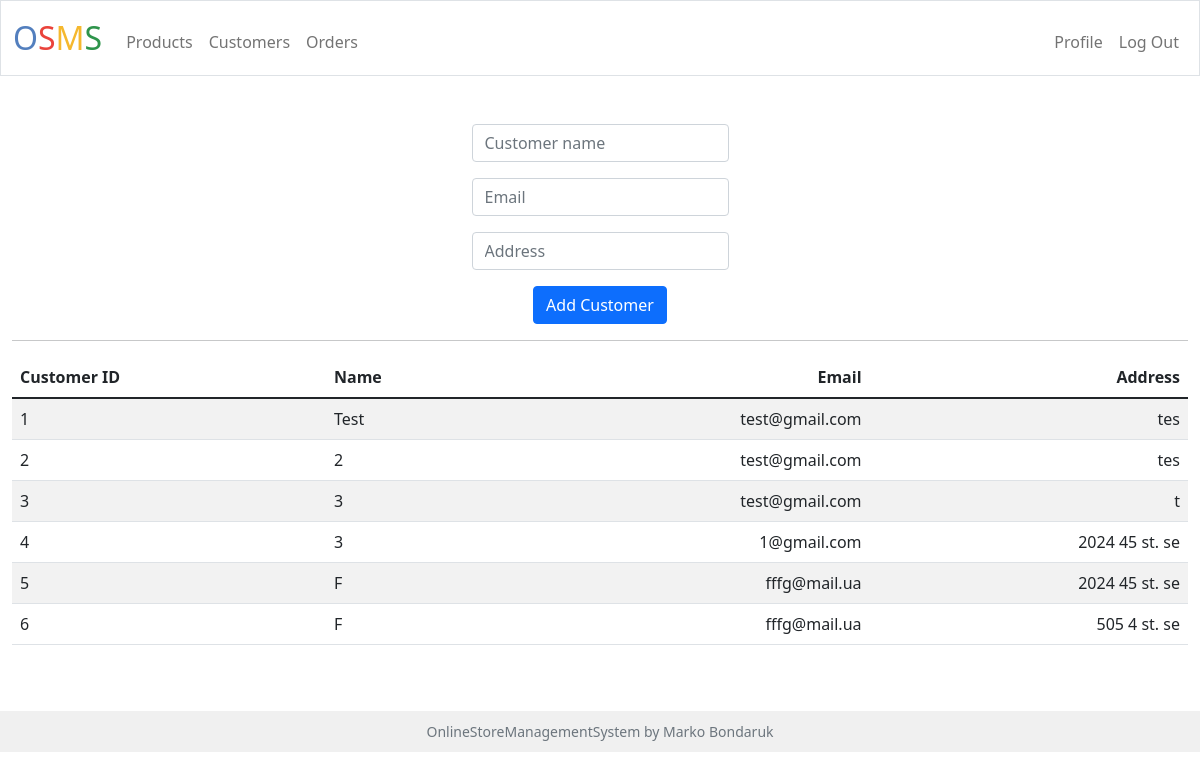
/customers (signed in), run on the app's committed database.
### tables this page shows
CREATE TABLE customers (
        id INTEGER PRIMARY KEY,
        user_id INTEGER NOT NULL,
        name TEXT NOT NULL,
        email TEXT NOT NULL,
        address TEXT NOT NULL,
        FOREIGN KEY(user_id) REFERENCES users(id)
    );

### project.py (the view)
@app.route("/customers", methods=["GET", "POST"])
@login_required
def customers():
    cursor = get_cursor()
    cursor.execute("SELECT * FROM customers WHERE user_id = ?", (session["user_id"],))
    customers = cursor.fetchall()
    status = False
    if len(customers) == 0:
        status = True
    if request.method == "POST":
        name = request.form.get("customername").lower().strip()
        if not name:
            return render_template("customers.html", name_empty = True, customers=customers, empty_list = status)
        email = request.form.get("email").lower()
        if not is_valid_email(email):
            return render_template("customers.html", error_email = True, customers=customers, empty_list = status)
        address = request.form.get("address").lower()
        if not address:
            return render_template("customers.html", error_address = True, customers=customers, empty_list = status)
        cursor.execute("INSERT INTO customers (user_id, name, email, address) VALUES (?, ?, ?, ?)",
                        (session["user_id"], name, email, address))
        cursor.connection.commit()
        cursor.execute("SELECT * FROM customers WHERE user_id = ?", (session["user_id"],))
        customers = cursor.fetchall()
        status = False
        cursor.close()
        return render_template("customers.html", customers=customers, empty_list = status)
    else:
        cursor.close()
        return render_template("customers.html", customers=customers, empty_list = status)

### helpers.py (called while the page is built)
def login_required(f):
    @wraps(f)
    def decorated_function(*args, **kwargs):
        if session.get("user_id") is None:
            return redirect("/login")
        return f(*args, **kwargs)
    return decorated_function

### project.py (called while the page is built)
def get_cursor():
    return sqlite3.connect('app.db').cursor()

@app.after_request
def after_request(response):
    response.headers["Cache-Control"] = "no-cache, no-store, must-revalidate"
    response.headers["Expires"] = 0
    response.headers["Pragma"] = "no-cache"
    return response

### templates/customers.html (shortened to what this page needs)
{% extends "layout.html" %}
{% block main %}
<div>
    <form action="/customers" method="post">
        <div class="mb-3">
            <input class="form-control mx-auto w-auto" id="customername" name="customername" placeholder="Customer name">
        </div>
        <div class="mb-3">
            <input class="form-control mx-auto w-auto" id="email" name="email" placeholder="Email">
        </div>
        <div class="mb-3">
            <input class="form-control mx-auto w-auto" id="address" name="address" placeholder="Address">
        </div>
        <button class="btn btn-primary" type="submit">Add Customer</button>
    </form>
    <hr>
    {% if empty_list %}
    <p class="header">Customers table is currently empty. Add customers below.</p>
    {% else %}
    <table class="table table-striped">
        <thead>
            <tr>
                <th class="text-start">Customer ID</th>
                <th class="text-start">Name</th>
                <th class="text-end">Email</th>
                <th class="text-end">Address</th>
            </tr>
        </thead>
       <tbody>
            {% for customer in customers %}
                <tr>
                    <td class="text-start">{{ customer[0] }}</td>
                    <td class="text-start">{{ customer[2].title() }}</td>
                    <td class="text-end">{{ customer[3] }}</td>
                    <td class="text-end">{{ customer[4] }}</td>
                </tr>
            {% endfor %}
        </tbody>
    </table>
    {% endif %}
</div>
{% endblock %}

### templates/layout.html (shortened to what this page needs)
<!DOCTYPE html>
<html lang="en">
    <head>
        <link href="https://cdn.jsdelivr.net/npm/bootstrap@5.1.3/dist/css/bootstrap.min.css" rel="stylesheet">
        <link href="/static/styles.css" rel="stylesheet">
    </head>
    <body>
        <nav class="bg-lighf border navbar navbar-expand-md navbar-light">
            <div class="container-fluid" id="content">
                <a class="navbar-brand" href="/"><span class="blue">O</span><span class="red">S</span><span class="yellow">M</span><span class="green">S</span></a>
                <div class="collapse navbar-collapse" id="navbar">
                    {% if session["user_id"] %}
                        <ul class="navbar-nav me-auto mt-2">
                            <li class="nav-item"><a class="nav-link" href="/products">Products</a></li>
                            <li class="nav-item"><a class="nav-link" href="/customers">Customers</a></li>
                            <li class="nav-item"><a class="nav-link" href="/orders">Orders</a></li>
                        </ul>
                        <ul class="navbar-nav ms-auto mt-2">
                            <li class="nav-item"><a class="nav-link" href="/profile ">Profile</a></li>
                            <li class="nav-item"><a class="nav-link" href="/logout">Log Out</a></li>
                        </ul>
                    {% else %}
                        <ul class="navbar-nav ms-auto mt-2">
                            <li class="nav-item"><a class="nav-link" href="/register">Register</a></li>
                            <li class="nav-item"><a class="nav-link" href="/login">Log In</a></li>
                        </ul>
                    {% endif %}
                </div>
            </div>
        </nav>
        <main class="container-fluid py-5 text-center">
            {% block main %}{% endblock %}
        </main>
        <footer class="mb-5 small text-center text-muted footer">
            OnlineStoreManagementSystem by Marko Bondaruk</a>
        </footer>
    </body>
</html>

### static/styles.css (style rules this page uses)
nav .navbar-brand { font-size: xx-large; }
nav .navbar-brand .blue { color: #537fbe; }
nav .navbar-brand .red { color: #ea433b; }
nav .navbar-brand .yellow { color: #f5b82e; }
nav .navbar-brand .green { color: #2e944b; }
body { min-height: 100vh; margin: 0; padding: 0; display: flex; flex-direction: column; }
#content { flex: 1; }
.footer { text-align: center; background-color: #f0f0f0; padding: 10px; margin-top: auto; }

### data on the page
customers: id "1", name "Test", email "test@gmail.com", address "tes"
customers: id "2", name "2", email "test@gmail.com", address "tes"
customers: id "3", name "3", email "test@gmail.com", address "t"
customers: id "4", name "3", email "1@gmail.com", address "2024 45 st. se"
customers: id "5", name "F", email "fffg@mail.ua", address "2024 45 st. se"
customers: id "6", name "F", email "fffg@mail.ua", address "505 4 st. se"
